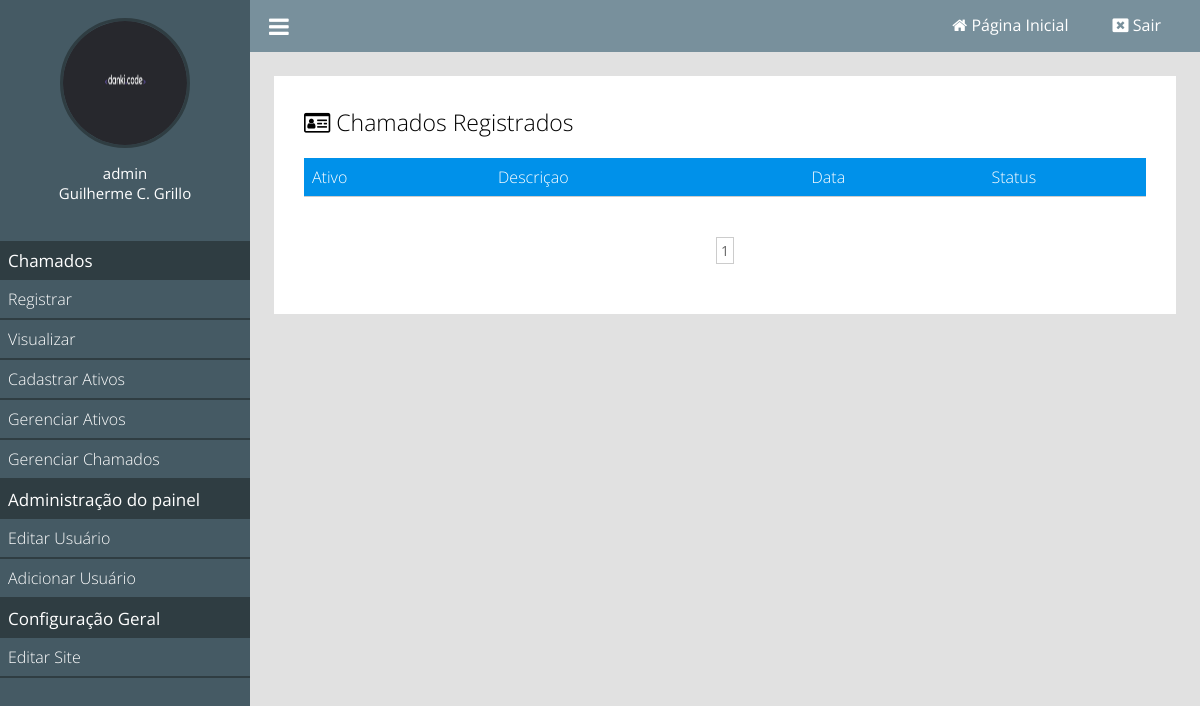
Before: /visualizar-chamados?pagina=2 (signed in) with the older database file.
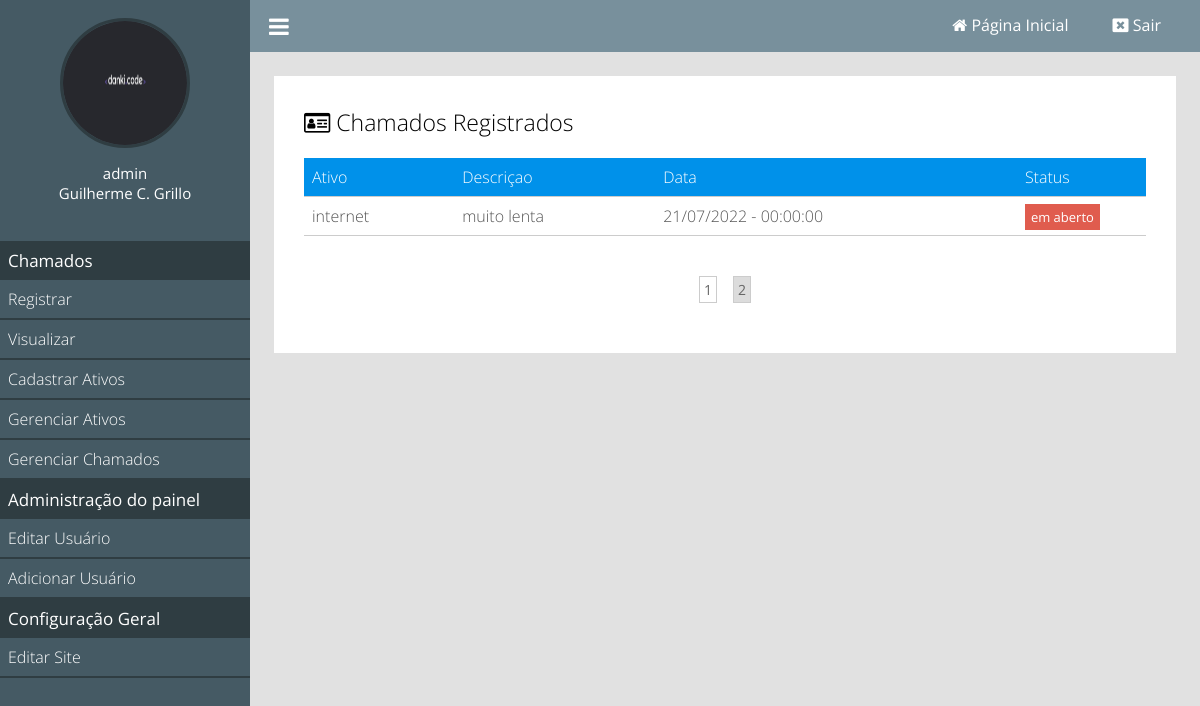
After: the same page with the newer database file.
### tables this page shows
CREATE TABLE `chamados` (
  `id` int(11) NOT NULL,
  `user_id` int(11) NOT NULL,
  `ativos_id` int(11) NOT NULL,
  `data` datetime NOT NULL DEFAULT current_timestamp(),
  `conteudo` text NOT NULL,
  `status` tinyint(1) NOT NULL
);

CREATE TABLE `ativos` (
  `id` int(11) NOT NULL,
  `nome` varchar(255) NOT NULL
);

### classes/MySql.php (called while the page is built)
<?php
	class MySql{
		private static $pdo;
		public static function conectar(){
			if(self::$pdo == null){
				try{
				self::$pdo = new PDO('mysql:host='.HOST.';dbname='.DATABASE,USER,PASSWORD,array(PDO::MYSQL_ATTR_INIT_COMMAND => "SET NAMES utf8"));
				self::$pdo->setAttribute(PDO::ATTR_ERRMODE,PDO::ERRMODE_EXCEPTION);
				}catch(Exception $e){
					echo '<h2>Erro ao conectar</h2>';
				}
			}
			return self::$pdo;
		}
	}
?>

### pages/visualizar-chamados.php (the view, shortened to what this page needs)
<?php
	$user = MySql::conectar()->prepare("SELECT * FROM `tb_admin.usuarios` WHERE user = ?");
	$user->execute(array($_SESSION['user']));
	$user = $user->fetch();
?>
<div class="box-content">
	<h2><i class="fa fa-id-card-o" aria-hidden="true"></i> Chamados Registrados</h2>
	<div class="wraper-table">
	<table>
		<tr>
			<td>Ativo</td>
			<td>Descriçao</td>
			<td>Data</td>
			<td>Status</td>
		</tr>
		<?php
			$porPagina = 3;
			$query = "SELECT * FROM `chamados`";
			if(isset($user['id'])){
				$query.="WHERE user_id = $user[id]";
				$totalPaginas = MySql::conectar()->prepare($query);
				$totalPaginas->execute();
				$totalPaginas = ceil($totalPaginas->rowCount() / $porPagina);
				if(isset($_GET['pagina'])){
					$pagina = (int)$_GET['pagina'];
					$queryPg = ($pagina - 1) * $porPagina;
					$query.=" ORDER BY id DESC LIMIT $queryPg,$porPagina";
				}else{
					$pagina = 1;
					$query.=" ORDER BY id ASC LIMIT 0,$porPagina";
				}
			}
			$sql = MySql::conectar()->prepare($query);
			$sql->execute();
			$chamados = $sql->fetchAll();
			foreach ($chamados as $key => $value) {
			$nomeAtivo = Painel::select('ativos','id=?',array($value['ativos_id']))['nome'];
		?>
		<tr>
			<td><?php echo $nomeAtivo; ?></td>
			<td><?php echo $value['conteudo']; ?></td>
			<td><?php echo date('d/m/Y - H:i:s',strtotime($value['data'])); ?></td>
			<td><?php
					if($value['status'] == 1){
						echo '<a class="btn order">Finalizado</a>';
					}else{
						echo '<a class="btn delete">em aberto</a>';
					}
				?>
			</td>
		</tr>
		<?php } ?>
	</table>
	</div>
	<div class="paginacao">
		<?php
			for($i = 1; $i <= $totalPaginas; $i++){
				if($pagina == $i )
					echo '<a class="page-selected" href="'.INCLUDE_PATH.'visualizar-Chamados?pagina='.$i.'">'.$i.'</a>';
				else
					echo '<a href="'.INCLUDE_PATH.'visualizar-chamados?pagina='.$i.'">'.$i.'</a>';
			}
		?>
	</div>
</div>

Changed rows visible on the page:
now on this page (row edited): chamados: ativos.nome "internet", conteudo "muito lenta", data "21/07/2022 - 00:00:00", status "em aberto"
Other visible differences:
new list line: "2"
